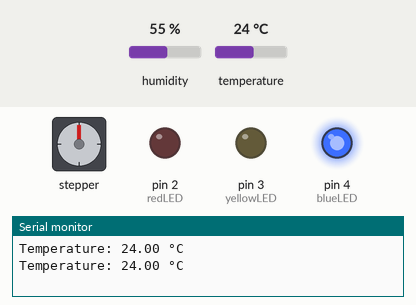
Simulated run of this sketch. Board: Arduino Uno, built with avr-gcc and run on an emulated ATmega328P. Shown: stepper motor, output pins drawn as LEDs (lit = HIGH), the last lines printed to the serial monitor. Inputs (shaded band) come from the test bench; at power-on: temperature 24 °C, humidity 55 %. Stepper angles assume 2048 steps per turn.

Above: at 2.8 s.
2.9 s: temperature set to 26 °C
At 4.6 s:
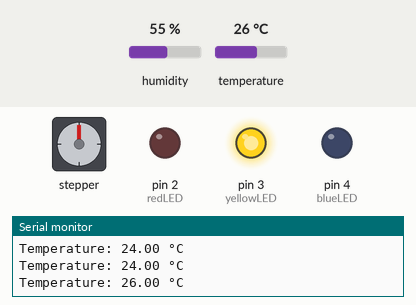
5.6 s: temperature set to 34 °C
8.3 s: temperature set to 37 °C
At 12.0 s:
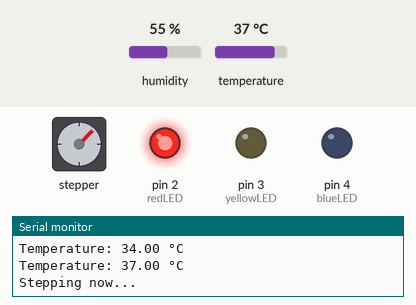
14.3 s: temperature set to 12 °C
At 16.9 s:
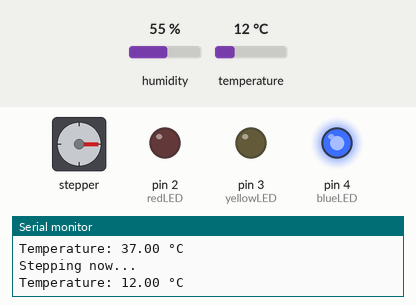
17.2 s: temperature set to 28 °C
At 18.2 s:
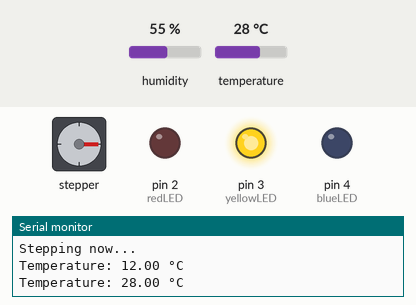
19.9 s: temperature set to 19 °C
At 23.0 s:
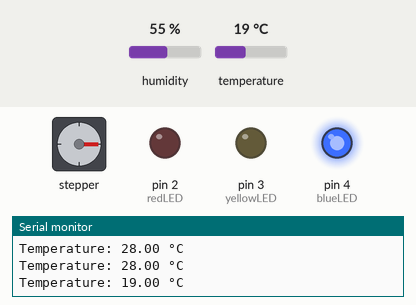
Timing chart, 0 to 24.2 s (numbered marks = the images above; inputs shaded):
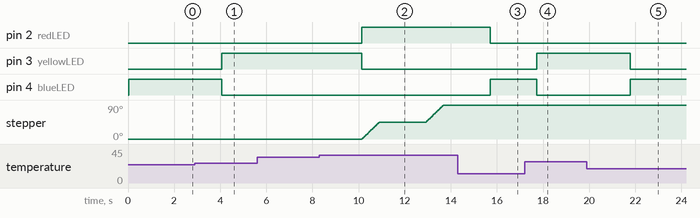

The sketch:

temperature_monitor.ino
```cpp
#include <DHT.h>
#include <Stepper.h>

#define DHTPIN 7
#define DHTTYPE DHT11
DHT dht(DHTPIN, DHTTYPE);

// Stepper setup
const int stepsPerRevolution = 2048;
Stepper myStepper(stepsPerRevolution, 8, 10, 9, 11); // IN1, IN3, IN2, IN4 order

// LED pins
const int redLED = 2;
const int yellowLED = 3;
const int blueLED = 4;

void setup() {
  pinMode(redLED, OUTPUT);
  pinMode(yellowLED, OUTPUT);
  pinMode(blueLED, OUTPUT);

  myStepper.setSpeed(10);
  Serial.begin(9600);
  dht.begin();
}

void loop() {
  float tempC = dht.readTemperature();

  if (isnan(tempC)) {
    Serial.println("Failed to read from DHT sensor!");
    delay(1000);
    return;
  }

  Serial.print("Temperature: ");
  Serial.print(tempC);
  Serial.println(" °C");

  digitalWrite(redLED, LOW);
  digitalWrite(yellowLED, LOW);
  digitalWrite(blueLED, LOW);

  if (tempC > 35) {
    digitalWrite(redLED, HIGH);
    Serial.println("Stepping now...");
    myStepper.step(stepsPerRevolution / 8);
  } else if (tempC >= 25 && tempC <= 35) {
    digitalWrite(yellowLED, HIGH);
  } else {
    digitalWrite(blueLED, HIGH);
  }

  delay(2000); // DHT11 needs at least 1s between reads, 2s is safer
}
```

Measured:
- the behaviour switches between 24 and 25 °C on temperature (found by bisection; images 0 and 1)
- the behaviour switches between 35 and 36 °C on temperature (found by bisection; images 1 and 2)
- after the input at 2.9 s, pin 3 (yellowLED): LOW → HIGH after 1.2 s; pin 4 (blueLED): HIGH → LOW after 1.2 s
- after the input at 8.3 s, pin 2 (redLED): LOW → HIGH after 1.8 s; pin 3 (yellowLED): HIGH → LOW after 1.8 s; stepper: turns 45° clockwise in 0.74 s, then 45° clockwise in 0.74 s
- after the input at 14.3 s, pin 2 (redLED): HIGH → LOW after 1.4 s; pin 4 (blueLED): LOW → HIGH after 1.4 s; stepper: stops changing and stays 90°
- after the input at 17.2 s, pin 3 (yellowLED): LOW → HIGH after 0.53 s; pin 4 (blueLED): HIGH → LOW after 0.53 s
- after the input at 19.9 s, pin 3 (yellowLED): HIGH → LOW after 1.9 s; pin 4 (blueLED): LOW → HIGH after 1.9 s
